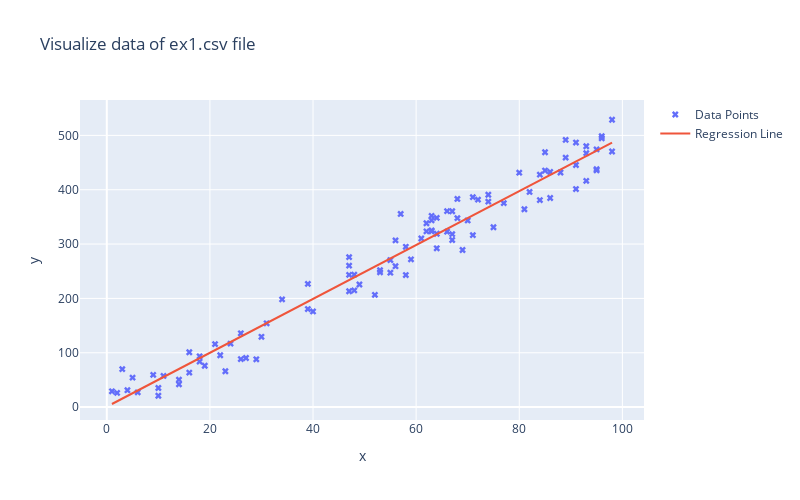

This figure's notebook cell:
### Code cell
# Generate a range of x values from the minimum to the maximum of the x_col to plot the regression line
x_range = np.linspace(x_col.min(), x_col.max(), 100)

# Compute the corresponding y values for the regression line using the updated parameters (theta)
# The equation of the line is y = theta_0 + theta_1 * x
y_range = theta_updated[0] + theta_updated[1] * x_range

# Create a new Plotly figure to visualize the data points and the regression line
fig = go.Figure()

# Add a scatter plot for the original data points from the CSV file
fig.add_trace(
    go.Scatter(
        x=pd_dataframe['x'],  # X values from the 'x' column
        y=pd_dataframe['y'],  # Y values from the 'y' column
        mode='markers',  # Plot style as markers (points)
        marker=dict(symbol='x'),  # Marker style
        name='Data Points'  # Name for the legend
    )
)

# Add a line plot for the regression line calculated from the model
fig.add_trace(
    go.Scatter(
        x=x_range,  # X values for the regression line
        y=y_range,  # Y values for the regression line
        mode='lines',  # Plot style as a line
        name='Regression Line'  # Name for the legend
    )
)

# Update the X-axis title of the plot
fig.update_xaxes(title='x')

# Update the Y-axis title and set the tick angle to 0 for better readability
fig.update_yaxes(title='y', tickangle=0)

# Update the layout of the plot with a title, size, and legend
fig.update_layout(
    width=800,  # Set the width of the plot
    height=500,  # Set the height of the plot
    title_text='Visualize data of ex1.csv file',  # Title of the plot
    showlegend=True  # Show legend
)

# Display the figure with data points and the regression line
fig.show()

### Figure 1 — Plotly figure (JSON) as saved in the notebook; plotly's stock layout.template omitted (floating-point values rounded to 4 significant figures)
{"data": [{"marker": {"symbol": "x"}, "mode": "markers", "name": "Data Points", "type": "scatter", "x": [59, 86, 95, 91, 14, 16, 67, 81, 86, 9, 75, 30, 4, 10, 63, 69, 84, 95, 55, 53, 48, 74, 3, 62, 80, 68, 63, 66, 71, 68, 91, 39, 63, 96, 82, 56, 47, 2, 84, 61, 77, 85, 18, 95, 64, 88, 67, 62, 96, 85, 74, 26, 64, 47, 34, 55, 47, 11, 71, 70, 31, 93, 93, 98, 67, 93, 6, 89, 14, 26, 39, 24, 64, 89, 16, 58, 57, 5, 19, 63, 18, 23, 72, 29, 49, 27, 56, 22, 66, 98, 53, 58, 1, 48, 10, 91, 47, 40, 21, 52], "y": [271.9, 432.7, 437.7, 401.2, 50.52, 100.9, 318.3, 364.1, 384.8, 59.3, 330.9, 129.4, 31.05, 20.89, 351.9, 289.1, 427.7, 474.2, 247.3, 248.0, 243.7, 390.7, 69.77, 323.4, 431.4, 347.7, 323.5, 360.6, 386.4, 383.0, 445.4, 226.7, 325.2, 498.4, 395.9, 259.3, 243.3, 26.13, 381.0, 310.2, 375.3, 435.3, 83.71, 435.5, 348.1, 431.7, 307.5, 338.3, 494.7, 468.9, 378.1, 135.8, 319.0, 260.3, 198.2, 270.5, 213.2, 57.31, 316.4, 343.4, 154.2, 480.0, 416.4, 528.8, 360.4, 467.3, 27.1, 491.7, 41.89, 88.29, 180.5, 116.8, 292.2, 459.1, 63.5, 243.0, 355.4, 54.2, 76.09, 343.9, 93.46, 65.99, 381.8, 87.94, 225.6, 90.3, 306.7, 95.38, 322.8, 470.3, 252.0, 295.0, 29.09, 214.7, 35.14, 486.9, 275.9, 176.0, 115.9, 206.6]}, {"mode": "lines", "name": "Regression Line", "type": "scatter", "x": [1, 1.98, 2.96, 3.939, 4.919, 5.899, 6.879, 7.859, 8.838, 9.818, 10.8, 11.78, 12.76, 13.74, 14.72, 15.7, 16.68, 17.66, 18.64, 19.62, 20.6, 21.58, 22.56, 23.54, 24.52, 25.49, 26.47, 27.45, 28.43, 29.41, 30.39, 31.37, 32.35, 33.33, 34.31, 35.29, 36.27, 37.25, 38.23, 39.21, 40.19, 41.17, 42.15, 43.13, 44.11, 45.09, 46.07, 47.05, 48.03, 49.01, 49.99, 50.97, 51.95, 52.93, 53.91, 54.89, 55.87, 56.85, 57.83, 58.81, 59.79, 60.77, 61.75, 62.73, 63.71, 64.69, 65.67, 66.65, 67.63, 68.61, 69.59, 70.57, 71.55, 72.53, 73.51, 74.48, 75.46, 76.44, 77.42, 78.4, 79.38, 80.36, 81.34, 82.32, 83.3, 84.28, 85.26, 86.24, 87.22, 88.2, 89.18, 90.16, 91.14, 92.12, 93.1, 94.08, 95.06, 96.04, 97.02, 98], "y": [5.678, 10.54, 15.4, 20.26, 25.12, 29.98, 34.84, 39.7, 44.56, 49.42, 54.28, 59.14, 64.0, 68.86, 73.72, 78.58, 83.44, 88.3, 93.16, 98.02, 102.9, 107.7, 112.6, 117.5, 122.3, 127.2, 132.0, 136.9, 141.8, 146.6, 151.5, 156.3, 161.2, 166.1, 170.9, 175.8, 180.6, 185.5, 190.4, 195.2, 200.1, 204.9, 209.8, 214.7, 219.5, 224.4, 229.2, 234.1, 239.0, 243.8, 248.7, 253.5, 258.4, 263.3, 268.1, 273.0, 277.8, 282.7, 287.6, 292.4, 297.3, 302.1, 307.0, 311.9, 316.7, 321.6, 326.4, 331.3, 336.2, 341.0, 345.9, 350.7, 355.6, 360.5, 365.3, 370.2, 375.0, 379.9, 384.8, 389.6, 394.5, 399.3, 404.2, 409.1, 413.9, 418.8, 423.6, 428.5, 433.4, 438.2, 443.1, 447.9, 452.8, 457.7, 462.5, 467.4, 472.2, 477.1, 482.0, 486.8]}], "layout": {"height": 500, "showlegend": true, "title": {"text": "Visualize data of ex1.csv file"}, "width": 800, "xaxis": {"title": {"text": "x"}}, "yaxis": {"tickangle": 0, "title": {"text": "y"}}}}
